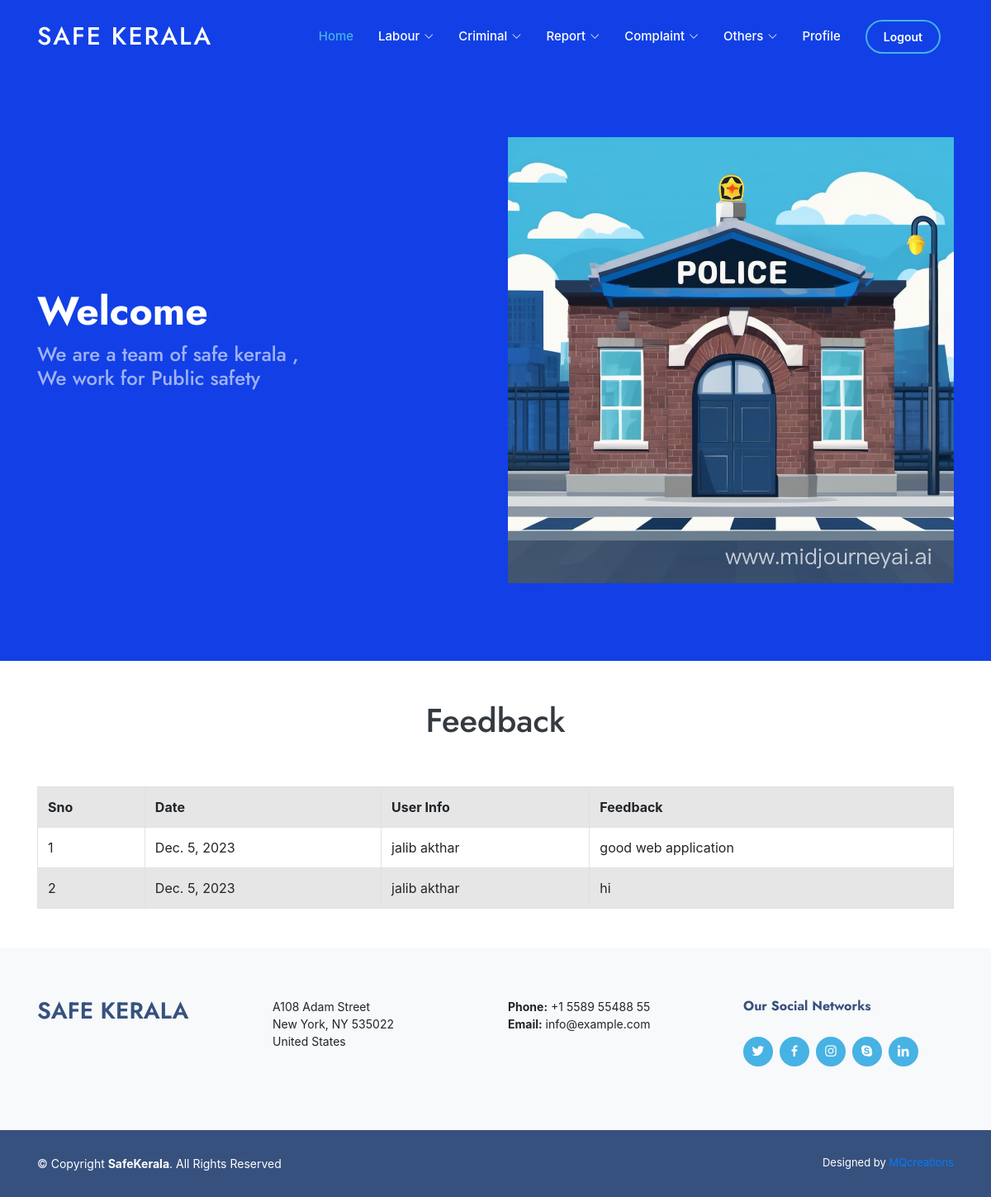
Page /station_url/station_view_feedback/ on the earlier database version.
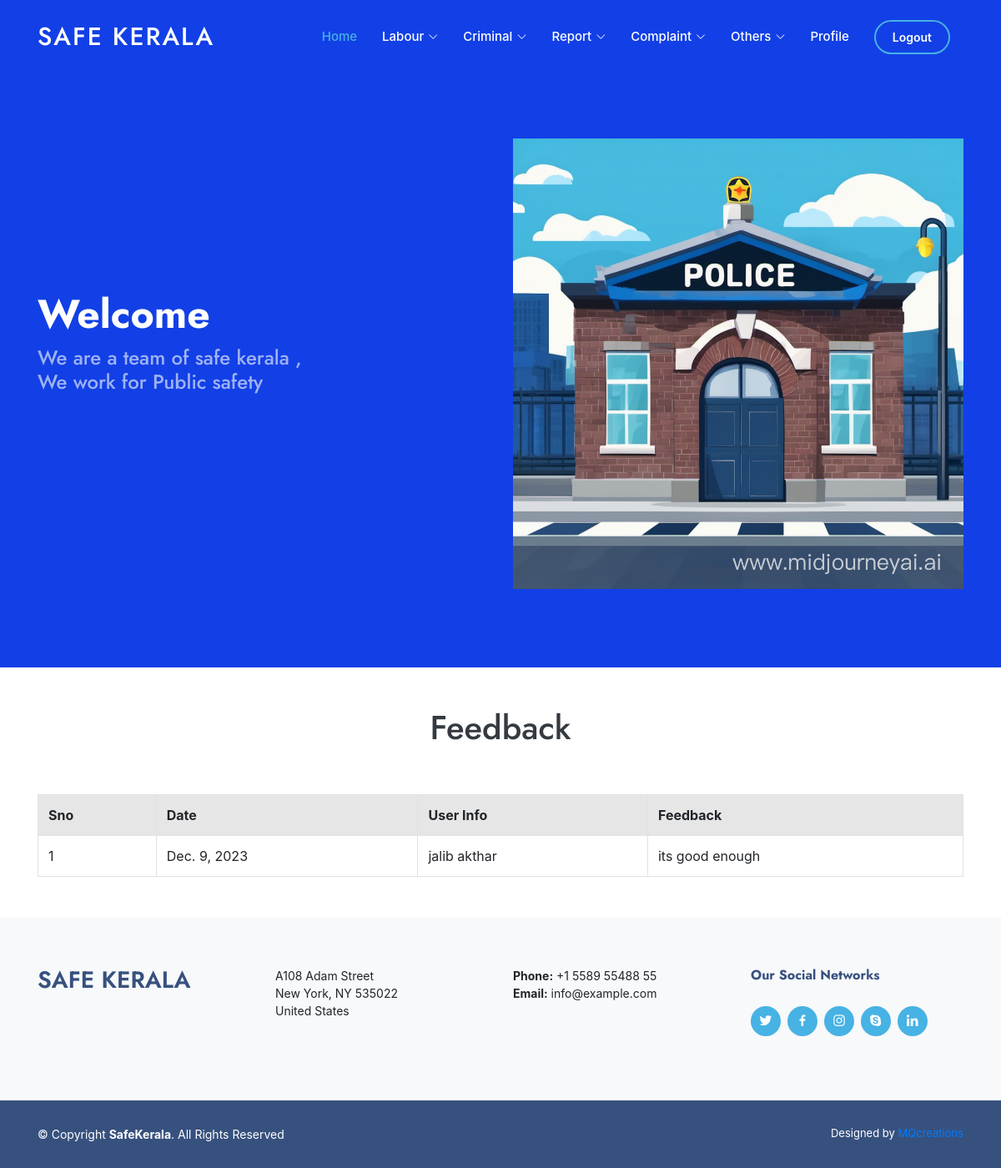
Same page on the later database version.
### safekerala_admin/models.py (models this page shows)
class FeedbackDB(models.Model):
    f_date = models.DateField(null=True, blank=True)
    f_feedback = models.CharField(max_length=200, blank=True, null=True)
    u_loginid = models.ForeignKey('UserDB', on_delete=models.CASCADE, null=True)

class UserDB(models.Model):
    username = models.CharField(max_length=50, null=True, blank=True)
    password = models.CharField(max_length=8, blank=True, null=True)
    email = models.EmailField(max_length=50, blank=True, null=True)
    phone = models.IntegerField(blank=True, null=True)
    place = models.CharField(max_length=50, blank=True, null=True)
    post = models.CharField(max_length=20, blank=True, null=True)
    district = models.CharField(max_length=20, blank=True, null=True)
    pin = models.IntegerField(blank=True, null=True)
    photo = models.ImageField(upload_to="user profile", blank=True, null=True)

### safekerala_station/views.py (the view)
# urls.py: path('station_view_feedback/', views.station_view_feedback, name="station_view_feedback"),
def station_view_feedback(req):
    data = FeedbackDB.objects.all()
    return render(req, "view feedback.html", {'data': data})

### safekerala_station/templates/view feedback.html (shortened to what this page needs)
{% extends 'stn_index.html' %}
{% block content %}
<body>
<h1 class="text-dark text-center pb-5">Feedback</h1>
  <table class="table table-bordered table-striped">
    <tr>
      <th>Sno</th>
      <th>Date</th>
      <th>User Info</th>
      <th>Feedback</th>
    </tr>
    {% for i in data %}
    <tr>
      <td>{{forloop.counter}}</td>
      <td>{{i.f_date}}</td>
      <td>{{i.u_loginid.username}}</td>
      <td>{{i.f_feedback}}</td>
    </tr>
    {% endfor%}
  </table>
</body>
{% endblock %}

Differences in the rows shown:
removed FeedbackDB: f_date "Dec. 5, 2023", u_loginid.username "jalib akthar", f_feedback "good web application"
removed FeedbackDB: f_date "Dec. 5, 2023", u_loginid.username "jalib akthar", f_feedback "hi"
added FeedbackDB: f_date "Dec. 9, 2023", u_loginid.username "jalib akthar", f_feedback "its good enough"
